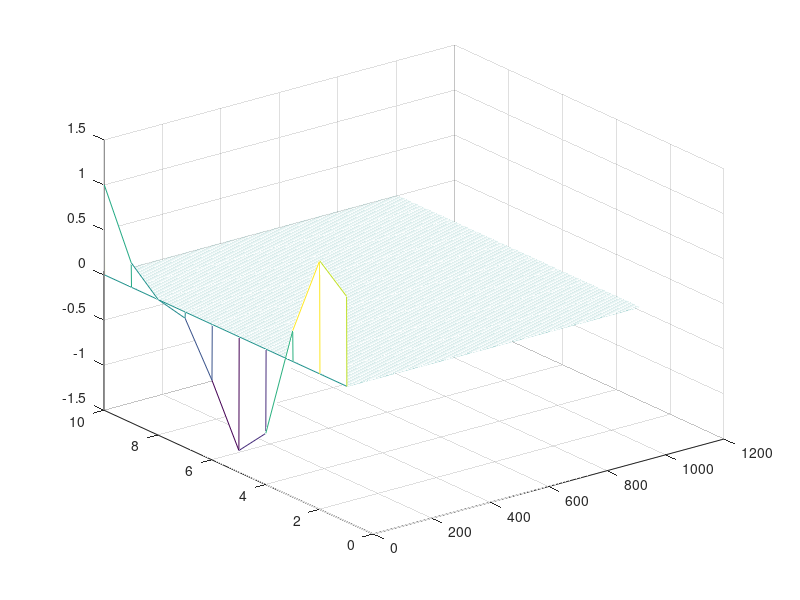

Reproduce this figure in MATLAB.
% Crank-Nicolson med Newton iterasjoner
close all
clear all


f = @(x) cos(x/16).*(1+sin(x/16));


M = 10;
h = (32*pi)/(M-1);
k = 0.0001;

x = linspace(0,32*pi,M);
N = 1000;


t = linspace(0,(N+1)*k,N+1);
U(:,1) = f(x);

e = ones(M,1);
p = [-M-1 -M -2:2 M M+1];
A = spdiags([-2*e, 1/2*e, 1/2*e,-2*e, 3*e, -2*e, 1/2*e, 1/2*e, -2*e], p,M,M);
s = [-M-1 -1:1 M+1];
B = spdiags([1/2*e, 1/2*e, -1*e, 1/2*e, 1/2*e], s,M,M);
q = [-M-1 -1 1 M+1];
C = spdiags([e, -e, e, -e], q,M,M);
E = @(U) spdiags([2*U, -2*U, 2*U, -2*U], q, M, M);

F = @(U) (k/h^4*A + k/h^2*B + eye(M))*U + (k/h)*C*U.^2;

D = @(U) (k/h^4*A + k/h^2*B + eye(M)) + (k/h)*E(U);

for i = 1:N
    U(:,i+1) = U(:,i) - D(U(:,i))\F(U(:,i));
end

mesh(U)